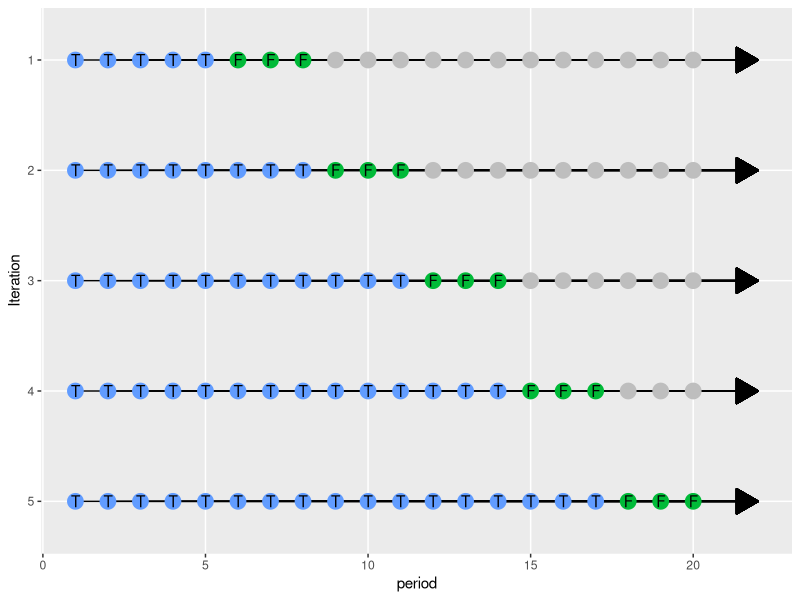

The R script that drew this image: (Note: this script raises an error after producing the figure.)
## ---- chunk 1
knitr::opts_chunk$set(
  echo = FALSE,
  message = FALSE,
  warning = FALSE
  )
library(ggplot2)
options(scipen = 999)
## ---- chunk 2
per <- 1:20
i1 <- c(rep("T",5), rep("F", 3), rep(" ", 12))
i2 <- c(rep("T",8), rep("F", 3), rep(" ", 9))
i3 <- c(rep("T",11), rep("F", 3), rep(" ", 6))
i4 <- c(rep("T",14), rep("F", 3), rep(" ", 3))
i5 <- c(rep("T",17), rep("F", 3))

df = tibble::tibble(iteration = sort(rep(1:5, length(per))),
                    period = rep(per, 5),
                    type = c(i1, i2, i3, i4, i5))

ggplot(df, aes(x = period, y = -iteration, label = type, color = type)) +
  geom_segment(aes(xend = 22, yend = -iteration), 
               color = "black", 
               arrow = grid::arrow(type = "closed")) +
  geom_point(size = 5) +
  geom_text(color = "black") +
  scale_color_manual(values = c("T" = "#619CFF", "F" = "#00BA38", " " = "grey")) +
  scale_y_continuous(labels = abs, name = "Iteration", limits = c(-5.25, -.75)) +
  theme(legend.position = "none",
        panel.grid.minor = element_blank())
## ---- chunk 3
bikets_test_stretched <- bikets %>%
  mutate(BikeCount = na_if(BikeCount, 0),
         Workday = factor(gsub(" ", "", as.character(Workday)), levels = c("Workday", "NotWorkday")),
         BikeCountL1 = lag(BikeCount, 1),
         BikeCountL2 = lag(BikeCount, 2),
         BikeCountL3 = lag(BikeCount, 3),
         BikeCountL4 = lag(BikeCount, 4),
         BikeCountL5 = lag(BikeCount, 5),
         BikeCountL6 = lag(BikeCount, 6),
         BikeCountL7 = lag(BikeCount, 7),
         BikeCountL8 = lag(BikeCount, 8),
         BikeCountL9 = lag(BikeCount, 9),
         BikeCountL10 = lag(BikeCount, 10),
         BikeCountL11 = lag(BikeCount, 11),
         BikeCountL12 = lag(BikeCount, 12),
         BikeCountL24 = lag(BikeCount, 24)) %>%
  tidyr::fill(starts_with("BikeCountL"), .direction = "downup") %>%
  slice(n=-(1:24)) %>%
  slice_head(n = -24) %>%
  stretch_tsibble(.step = 24,
                  .init = nrow(bikets_cv),
                  .id = "fold")

new_data(bikets_cv_stretched, n = 24) %>%
            inner_join(bikets, by = "Hour") %>%
            mutate(
              BikeCount = na_if(BikeCount, 0),
              Workday = factor(
                gsub(" ", "", as.character(Workday)),
                levels = c("Workday", "NotWorkday")
              )
            )
# ARIMA

# Prophet
